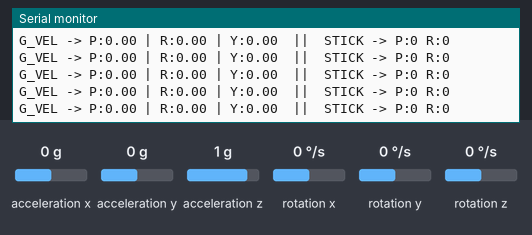
Recording of a sketch running on a simulated Teensy 4. On the bench: the last lines printed to the serial monitor. Inputs (shaded band) come from the test bench; at power-on: rotation x 0 °/s, rotation y 0 °/s, rotation z 0 °/s, acceleration x 0 g, acceleration y 0 g, acceleration z 1 g. No radio packets arrive unless stated.

Above: at 4.2 s.
4.3 s: rotation x set to -192 °/s
At 5.2 s:
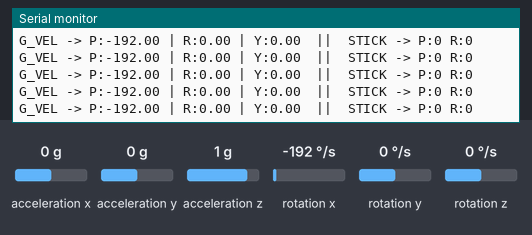
5.8 s: rotation y set to -192 °/s
At 6.9 s:
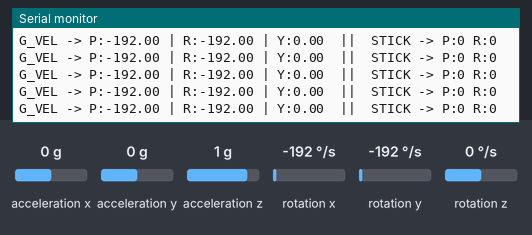
7.3 s: rotation x set to 0 °/s
At 8.4 s:
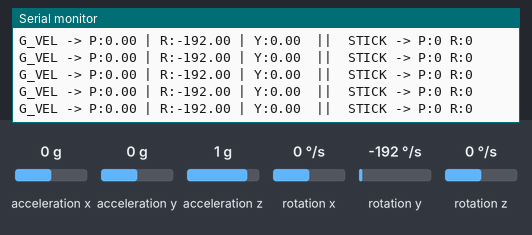
10.3 s: rotation z set to -192 °/s
At 11.0 s:
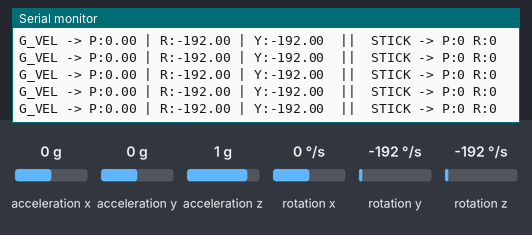

Measured:
- after the input at 4.3 s, the serial monitor: prints a new line at once (image 1)
- after the input at 5.8 s, the serial monitor: prints a new line at once (image 2)
- after the input at 7.3 s, the serial monitor: prints a new line at once (image 3)
- after the input at 10.3 s, the serial monitor: prints a new line at once (image 4)

The sketch:

reciever_test_2.0.ino
```cpp
#include <SPI.h>
#include <nRF24L01.h>
#include <RF24.h>
#include <Wire.h>
#include <MPU6050_light.h>


//variables like within range function for the joystick values
//max and min roll and pitch Rate degrees/s (60 degrees/s max)(connect the 1023 from the joystick to what the input should be)
//max and min yaw rate degrees/s (30 degrees/s max)

// --- Target Rates (Degrees per Second) ---
const float MAX_RP_RATE = 60.0; // Max Roll/Pitch rate
const float MAX_Y_RATE = 30.0;  // Max Yaw rate

// --- PID Gains (Start with these, then tune) ---
float P_RateRoll = 0.6, I_RateRoll = 3.5, D_RateRoll = 0.03;
float P_RatePitch = 0.6, I_RatePitch = 3.5, D_RatePitch = 0.03;
float P_RateYaw = 2.0, I_RateYaw = 12.0, D_RateYaw = 0.0;

// --- PID State Variables ---
float ErrorRateRoll, ErrorRatePitch, ErrorRateYaw;
float ItermRoll, ItermPitch, ItermYaw;
float PrevErrorRoll, PrevErrorPitch, PrevErrorYaw;
float PIDRoll, PIDPitch, PIDYaw;

// --- Joystick Calibration ---
int16_t rollCenter = 512, pitchCenter = 512, yawCenter = 512;
const int DEADZONE = 10; // Ignore small stick movements near center

// --- Timing ---
uint32_t LoopTimer;


// --- Radio Setup ---
RF24 radio(9, 10);
const byte address[6] = "00001";

struct __attribute__((packed)) ControlData {
  int16_t throttle;
  int16_t yaw;
  int16_t pitch;
  int16_t roll;
};

ControlData incomingData;

// --- MPU6050 Setup ---
MPU6050 mpu(Wire);
unsigned long timer = 0;


void setup() {
  Serial.begin(115200);
  Wire.begin();

  // 1. Initialize Radio
  if (!radio.begin()) {
    Serial.println("Radio Error");
    while (1);
  }
  radio.openReadingPipe(0, address);
  radio.setPALevel(RF24_PA_MIN);
  radio.startListening();


  //Calibrate the radio readings for the joystick values to get a "center value"
  //read like 100 values and take the average and store that as a center value
  //plus or minus 5 or 10 of that center value should be a zero as well.

  // --- Joystick Calibration ---
  Serial.println("Calibrating Joysticks... Leave sticks centered.");
  long sumRoll = 0, sumPitch = 0, sumYaw = 0;
  for (int i = 0; i < 100; i++) {
    if (radio.available()) {
      radio.read(&incomingData, sizeof(incomingData));
    }
    sumRoll += incomingData.roll;
    sumPitch += incomingData.pitch;
    sumYaw += incomingData.yaw;
    delay(10);
  }
  rollCenter = sumRoll / 100;
  pitchCenter = sumPitch / 100;
  yawCenter = sumYaw / 100;

  // Set Teensy PWM frequency for ESCs (standard is 400Hz or 490Hz)
  analogWriteFrequency(1, 400); // Pins for motors
  analogWriteFrequency(2, 400);
  analogWriteFrequency(3, 400);
  analogWriteFrequency(4, 400);
  analogWriteResolution(12); // 0-4095 range for finer control

  LoopTimer = micros(); // Start the flight loop timer


  // 2. Initialize MPU6050

  // GYRO_SENSITIVITY 0 = +/-250 deg/s, 1 = +/-500 deg/s, 2 = +/-1000 deg/s, 3 = +/-2000 deg/s
  mpu.setGyroConfig(3);
  byte status = mpu.begin();
  if (status != 0) {
    Serial.print("MPU Error: ");
    Serial.println(status);
    while (1);
  }

  // Calibrate to find the "zero" velocity (offset)
  // Ensure the drone is perfectly still on the desk
  Serial.println("Calibrating Gyro... Keep still.");
  delay(1000);
  mpu.calcOffsets();
  Serial.println("Ready.");
}


void loop() {
  // Read sensor data
  mpu.update();

  // Read radio data
  if (radio.available()) {
    radio.read(&incomingData, sizeof(incomingData));
  }


//Map radio data 0-1023to max and min gyro target values for roll, pitch, and yaw
//center values of the joysticks should mark 0degrees/s anything less is turning left for roll and yaw. less than the middle joystick value is doing a backflip for the drone

//Compare current values with Target values
//Current values is a scale of 0degrees/s to 2000degrees/s mapped in a range of +/- 32,767
//its honestly a pretty accurate analog reading for the rate that you are spinning

//Apply PID control loop

//Determine the corrective motor speeds and update the PWM signals for the drone


  // Print raw velocity (deg/sec) every 20ms (50Hz)
  // This frequency is more common for flight data monitoring
  if (millis() - timer > 20) {

    // Format: Pitch Rate | Roll Rate | Yaw Rate
    Serial.print("G_VEL -> P:"); Serial.print(mpu.getGyroX());
    Serial.print(" | R:");         Serial.print(mpu.getGyroY());
    Serial.print(" | Y:");         Serial.print(mpu.getGyroZ());

    // Joystick Comparison
    Serial.print("  ||  STICK -> P:"); Serial.print(incomingData.pitch);
    Serial.print(" R:");             Serial.println(incomingData.roll);

    timer = millis();
  }
}
```
